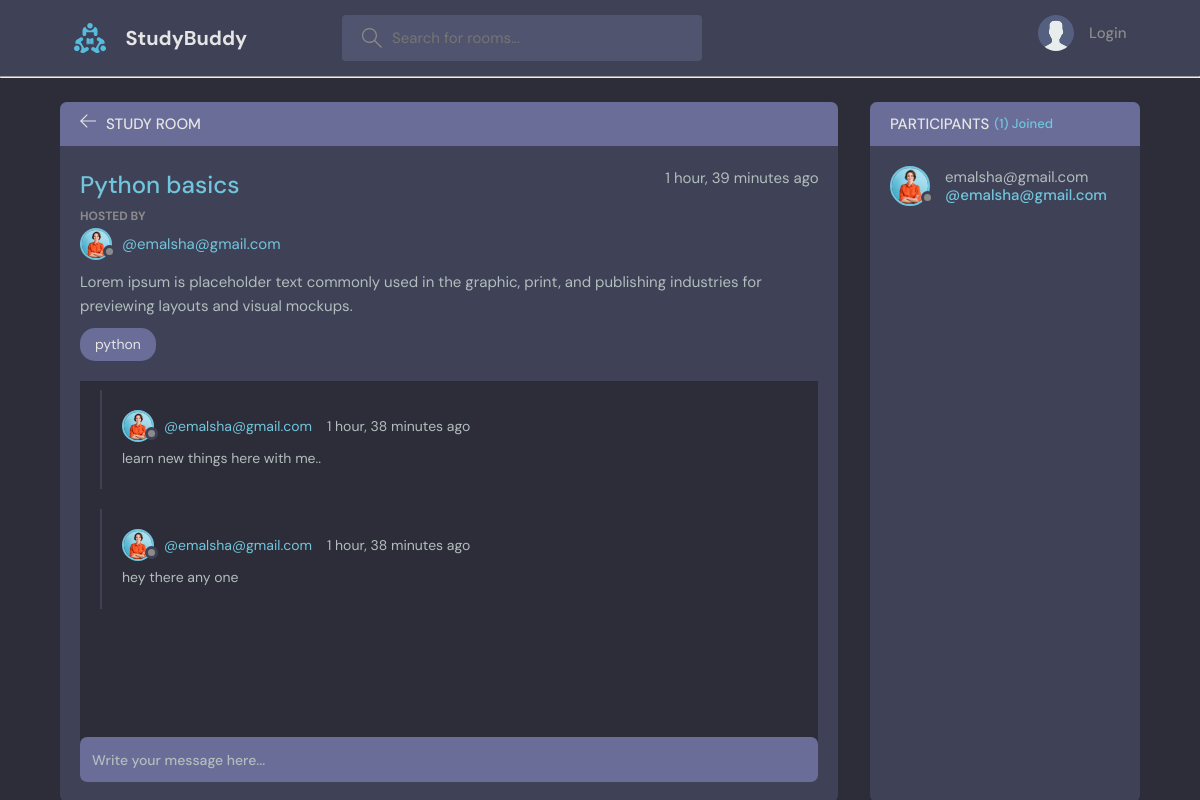
Page /room/3 on the committed database.
### chat/models.py (models this page shows, shortened)
class Room(models.Model):
    host = models.ForeignKey(User, on_delete=models.SET_NULL, null=True)
    topic = models.ForeignKey(Topic, on_delete=models.SET_NULL, null=True)
    name = models.CharField(max_length=200)
    description = models.TextField(null=True, blank=True)
    participants = models.ManyToManyField(User, related_name='participants', blank=True)
    updated = models.DateTimeField(auto_now=True)
    created = models.DateTimeField(auto_now_add=True)
    class Meta:
        ordering = ['-updated', '-created']

class User(AbstractUser):
    name = models.CharField(max_length=200, null=True)
    email = models.EmailField(null=True, unique=True)
    bio = models.TextField(null=True)
    avatar = models.ImageField(null=True, default="avatar.svg")
    USERNAME_FIELD = 'email'
    REQUIRED_FIELDS = []

class Topic(models.Model):
    name = models.CharField(max_length=200)

class Message(models.Model):
    user = models.ForeignKey(User, on_delete=models.CASCADE)
    room = models.ForeignKey(Room, on_delete=models.CASCADE)
    body = models.TextField()
    updated = models.DateTimeField(auto_now=True)
    created = models.DateTimeField(auto_now_add=True)
    class Meta:
        ordering = ['-created', '-updated']

### chat/views.py (the view, shortened to what this page needs)
# urls.py: path('room/<int:pk>', views.room, name='room'),
def room(request,pk):
    room = Room.objects.get(id=pk)
    room_messages = room.message_set.all().order_by('-created')
    participants = room.participants.all()
    context = {'room':room, 'room_messages':room_messages, 'participants':participants}
    return render(request, 'room.html', context)

### chat/templates/room.html (shortened to what this page needs)
    {% extends 'main.html' %}
    {% block content %}
    <main class="profile-page layout layout--2">
      <div class="container">
        <div class="room">
          <div class="room__top">
            <div class="room__topLeft">
              <a href="{% url 'home' %}">
                <svg version="1.1" xmlns="http://www.w3.org/2000/svg" width="32" height="32" viewBox="0 0 32 32">
                  <title>arrow-left</title>
                  <path
                    d="M13.723 2.286l-13.723 13.714 13.719 13.714 1.616-1.611-10.96-10.96h27.625v-2.286h-27.625l10.965-10.965-1.616-1.607z"
                  ></path>
                </svg>
              </a>
              <h3>Study Room</h3>
            </div>
          </div>
          <div class="room__box scroll">
            <div class="room__header scroll">
              <div class="room__info">
                <h3>{{room.name}}</h3>
                <span>{{room.created|timesince}} ago</span>
              </div>
              <div class="room__hosted">
                <p>Hosted By</p>
                <a href="" class="room__author">
                  <div class="avatar avatar--small">
                    <img src="{{room.host.avatar.url}}" />
                  </div>
                  <span>@{{room.host}}</span>
                </a>
              </div>
              <div class="room__details">
                {{room.description}}
              </div>
              <span class="room__topics">{{room.topic.name}}</span>
            </div>
            <div class="room__conversation">
              <div class="threads scroll">
              {% for room_message in room_messages %}
                <div class="thread">
                  <div class="thread__top">
                    <div class="thread__author">
                      <a href="" class="thread__authorInfo">
                        <div class="avatar avatar--small">
                          <img src="{{room_message.user.avatar.url}}" />
                        </div>
                        <span>@{{room_message.user}}</span>
                      </a>
                      <span class="thread__date">{{room_message.created|timesince}} ago</span>
                    </div>
                  </div>
                  <div class="thread__details">
                   {{room_message.body}}
                  </div>
                </div>
              {% endfor %}
              </div>
            </div>
          </div>
          <div class="room__message">
            <form action="" method="POST">
              <input name="body" placeholder="Write your message here..." />
            </form>
          </div>
        </div>
        <div class="participants">
          <h3 class="participants__top">Participants <span>({{participants.count}}) Joined</span></h3>
          <div class="participants__list scroll">
            {% for user in participants %}
            <a href="{% url 'userprofile' user.id %}" class="participant">
              <div class="avatar avatar--medium">
                <img src="{{user.avatar.url}}" />
              </div>
              <p>
                {{user}}
                <span>@{{user}}</span>
              </p>
            </a>
            {% endfor %}
          </div>
        </div>
      </div>
    </main>
    {% endblock %}

### rows in the picture
Room: name "Python basics", created "1 hour, 39 minutes", host.avatar (picture), host "emalsha@gmail.com", description "Lorem ipsum is placeholder text commonly used in the graphic, print, and publishing industries for previewing layouts and visual mockups.", topic.name "python"
Message: user.avatar (picture), user "emalsha@gmail.com", created "1 hour, 38 minutes", body "learn new things here with me.."
Message: user.avatar (picture), user "emalsha@gmail.com", created "1 hour, 38 minutes", body "hey there any one"
User: avatar (picture), email "emalsha@gmail.com"

### other values in the picture
{{ participants.count }} "1"
